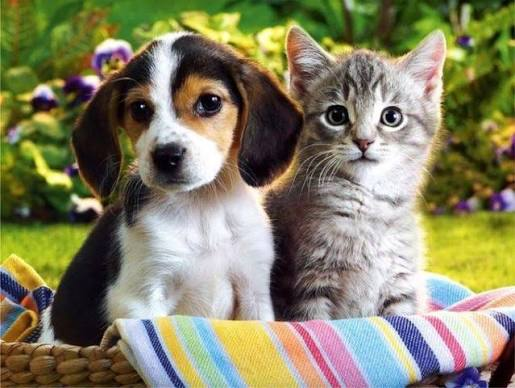
#> input picture Resources/Photos/dogcat.jpg, 515 x 388 px
$ python masking.py
#> lines starting #> are read from the running program, lines starting #| are printed output that depends on the picture; after the words box and inside, x2 and y2 are one past the last pixel; in counts of white or black regions, pixels touching at a corner belong together
import cv2 as cv
import numpy as np

# Load image
img = cv.imread('../Resources/Photos/dogcat.jpg')
#> img is the input picture: shape (388, 515, 3); mean B, G, R 100.6, 130.1, 133
cv.imshow('Original Image', img)

# Blank canvas
blank = np.zeros(img.shape[:2], dtype='uint8')

# Circle + Rectangle
circle = cv.circle(blank.copy(), (img.shape[1]//2 + 45, img.shape[0]//2), 100, 255, -1)
rectangle = cv.rectangle(blank.copy(), (30,30), (370,370), 255, -1)

# Combine shapes with XOR for “char2” effect
weird_shape = cv.bitwise_xor(circle, rectangle)
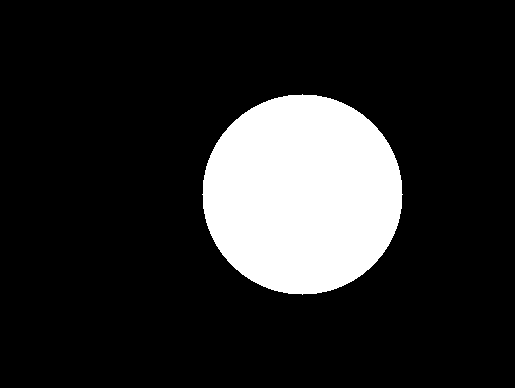
#> circle: shape (388, 515); 15.7% white; 1 white region, box (x1, y1, x2, y2) and area: (202, 94, 403, 295) 31417
cv.imshow('Weird Shape (XOR)', weird_shape)
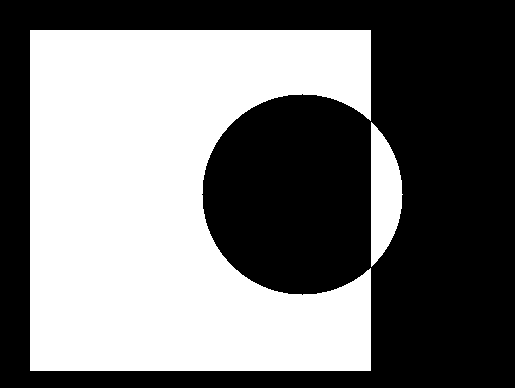
#> window 'Weird Shape (XOR)': shape (388, 515); 45.6% white; 2 white regions, box (x1, y1, x2, y2) and area: (30, 30, 371, 371) 88036, (371, 122, 403, 267) 3172

# Apply mask
masked = cv.bitwise_and(img, img, mask=weird_shape)
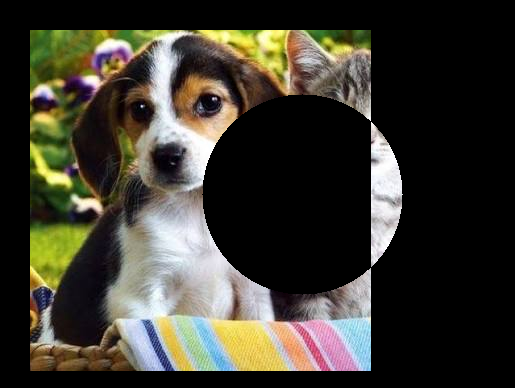
#> masked: shape (388, 515, 3); mean B, G, R 48, 58.1, 60.7

# Add text overlay
cv.putText(masked, 'Char2 Masked!', (50,50), cv.FONT_HERSHEY_SIMPLEX, 1, (0,255,0), 2)
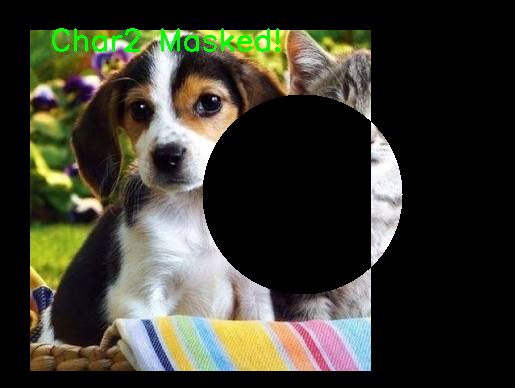
#> masked: shape (388, 515, 3); 0.83% of pixels changed, all inside (x1, y1, x2, y2) = (52, 28, 280, 52)

# Show side-by-side comparison
combined = np.hstack([img, masked])
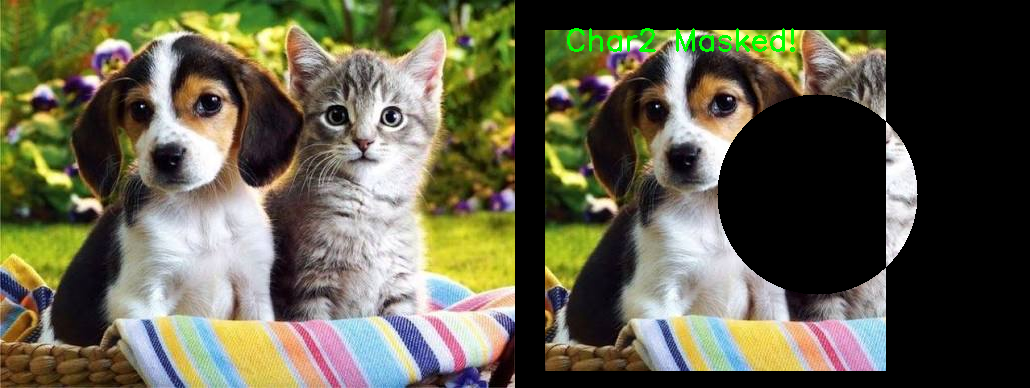
#> combined: shape (388, 1030, 3); mean B, G, R 73.9, 94.5, 96.2
cv.imshow('Original vs Masked', combined)

cv.waitKey(0)
cv.destroyAllWindows

$ run again, with Resources/Photos/al.jpg copied over Resources/Photos/dogcat.jpg
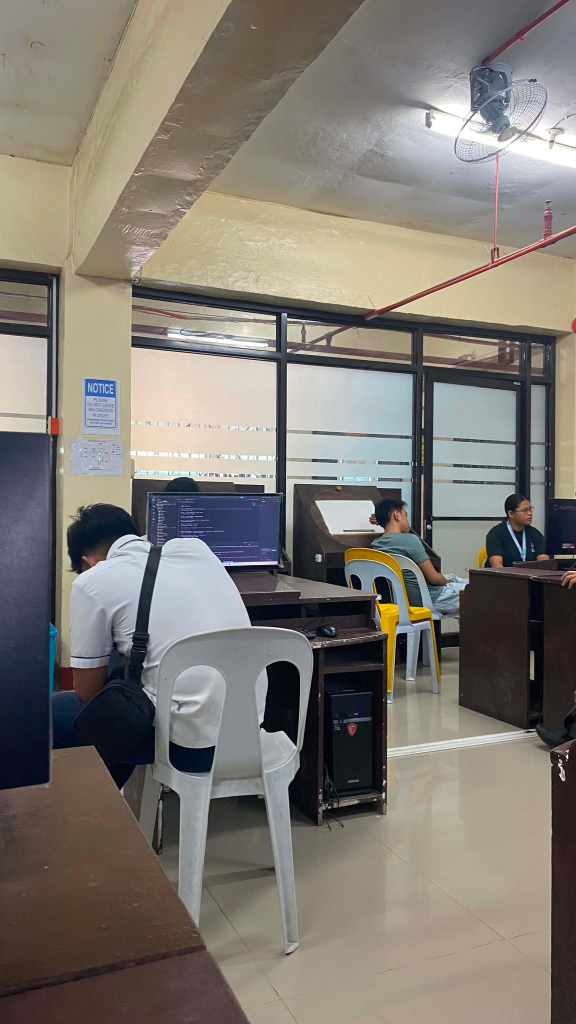
#> input picture Resources/Photos/al.jpg, 1152 x 2048 px (shown at 1/2 size)
#> img is the input picture: shape (2048, 1152, 3); mean B, G, R 115.1, 122.3, 127.3
#> `weird_shape = cv.bitwise_xor(circle, rectangle)`:
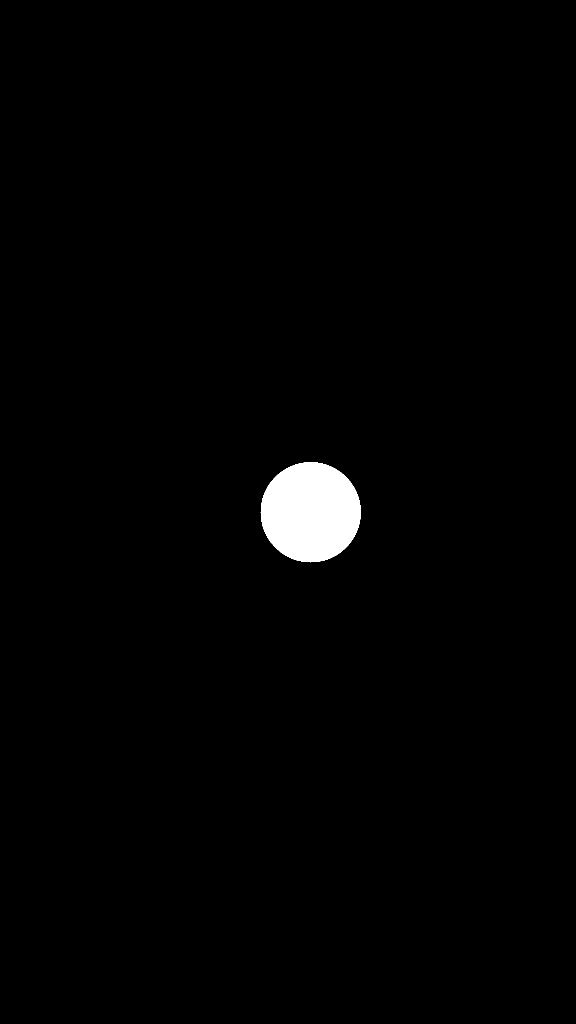
#> circle: shape (2048, 1152) (shown at 1/2 size); 1.3% white; 1 white region, box (x1, y1, x2, y2) and area: (521, 924, 722, 1125) 31417
#> `combined = np.hstack([img, masked])`:
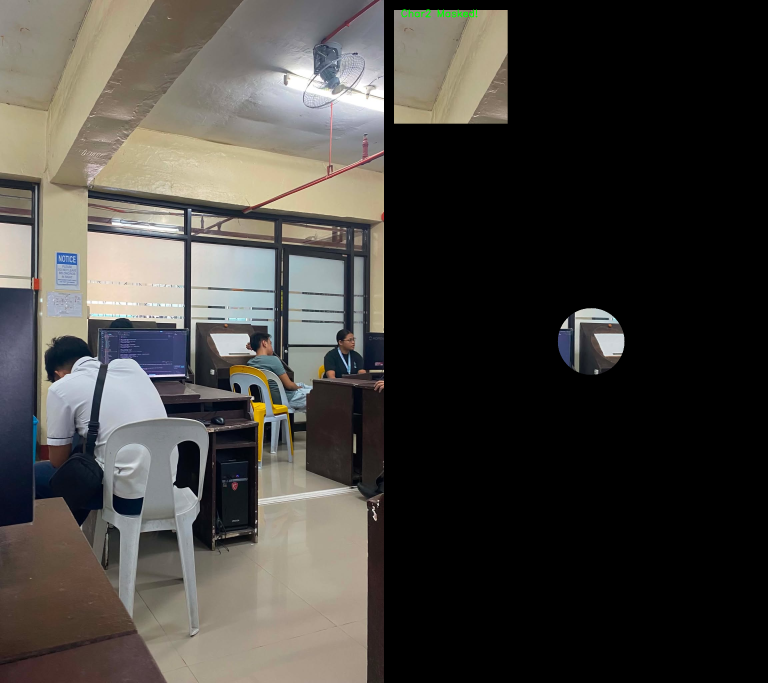
#> combined: shape (2048, 2304, 3) (shown at 1/3 size); mean B, G, R 61.3, 65.5, 68.2

$ run again, with Resources/Photos/ek.jpg copied over Resources/Photos/dogcat.jpg
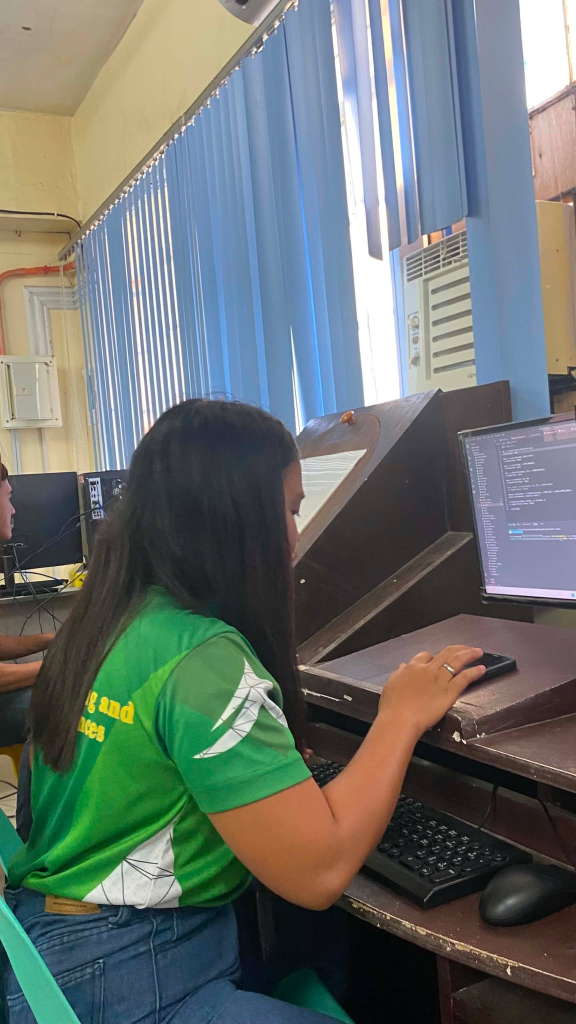
#> input picture Resources/Photos/ek.jpg, 1152 x 2048 px (shown at 1/2 size)
#> img is the input picture: shape (2048, 1152, 3); mean B, G, R 109.4, 113.1, 104.5
#> `weird_shape = cv.bitwise_xor(circle, rectangle)`:
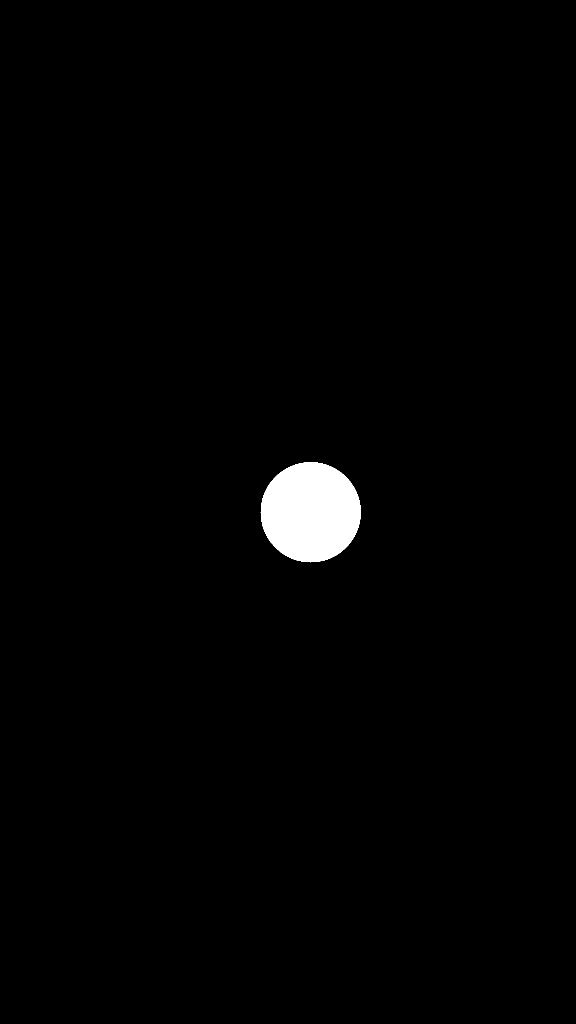
#> circle: shape (2048, 1152) (shown at 1/2 size); 1.3% white; 1 white region, box (x1, y1, x2, y2) and area: (521, 924, 722, 1125) 31417
#> `combined = np.hstack([img, masked])`:
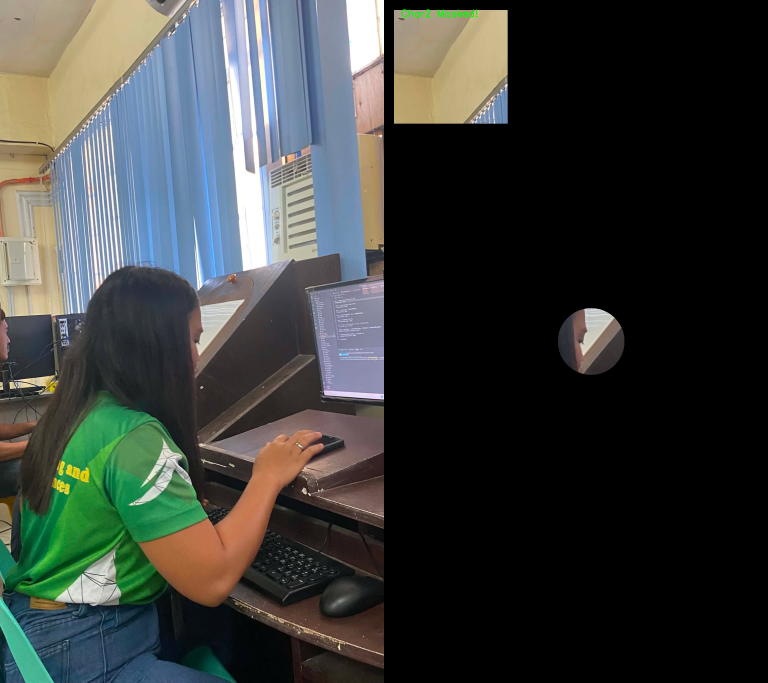
#> combined: shape (2048, 2304, 3) (shown at 1/3 size); mean B, G, R 58.5, 61.3, 57.4
